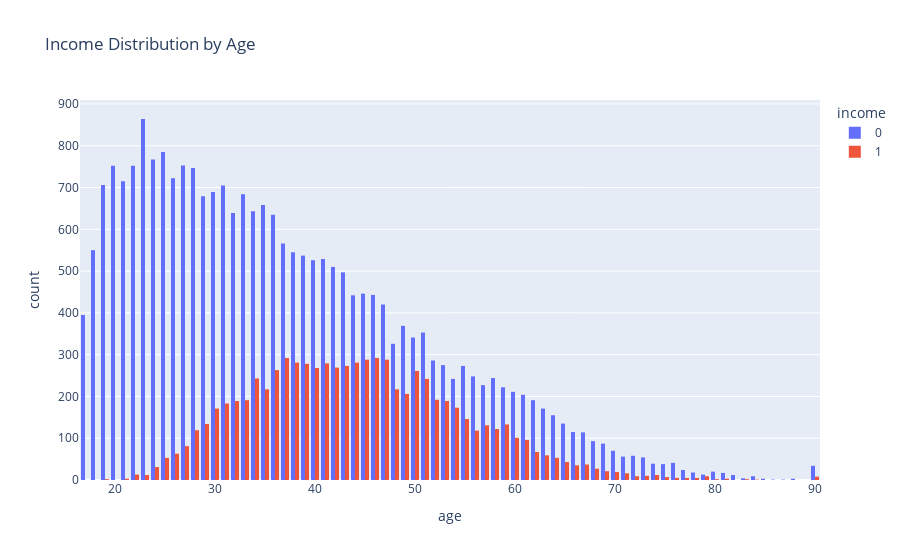

Here is the notebook cell this chart was saved with:
### Code cell
px.histogram(df, x='age', color="income", barmode='group', title='Income Distribution by Age')

### Figure 1 — Plotly figure (JSON) as saved in the notebook; plotly's stock layout.template omitted (floating-point values rounded to 4 significant figures; data arrays with more than 128 entries replaced by an {"elided": "..."} marker saying what was removed)
{"data": [{"alignmentgroup": "True", "bingroup": "x", "hovertemplate": "income=0<br>age=%{x}<br>count=%{y}<extra></extra>", "legendgroup": "0", "marker": {"color": "#636efa", "pattern": {"shape": ""}}, "name": "0", "offsetgroup": "0", "orientation": "v", "showlegend": true, "type": "histogram", "x": {"elided": "24698 int values"}, "xaxis": "x", "yaxis": "y"}, {"alignmentgroup": "True", "bingroup": "x", "hovertemplate": "income=1<br>age=%{x}<br>count=%{y}<extra></extra>", "legendgroup": "1", "marker": {"color": "#EF553B", "pattern": {"shape": ""}}, "name": "1", "offsetgroup": "1", "orientation": "v", "showlegend": true, "type": "histogram", "x": {"elided": "7839 int values"}, "xaxis": "x", "yaxis": "y"}], "layout": {"barmode": "group", "legend": {"title": {"text": "income"}, "tracegroupgap": 0}, "title": {"text": "Income Distribution by Age"}, "xaxis": {"anchor": "y", "domain": [0, 1], "title": {"text": "age"}}, "yaxis": {"anchor": "x", "domain": [0, 1], "title": {"text": "count"}}}}
